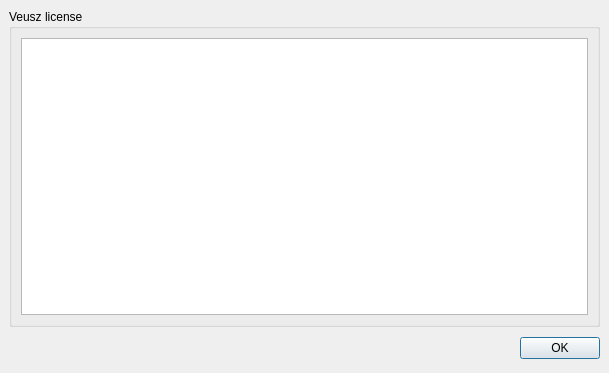
<ui version="4.0" >
 <class>LicenseDialog</class>
 <widget class="QDialog" name="LicenseDialog" >
  <property name="geometry" >
   <rect>
    <x>0</x>
    <y>0</y>
    <width>609</width>
    <height>373</height>
   </rect>
  </property>
  <property name="windowTitle" >
   <string>License - Veusz</string>
  </property>
  <layout class="QVBoxLayout" >
   <property name="margin" >
    <number>9</number>
   </property>
   <property name="spacing" >
    <number>6</number>
   </property>
   <item>
    <widget class="QGroupBox" name="groupBox" >
     <property name="title" >
      <string>Veusz license</string>
     </property>
     <layout class="QVBoxLayout" >
      <property name="margin" >
       <number>9</number>
      </property>
      <property name="spacing" >
       <number>6</number>
      </property>
      <item>
       <widget class="QTextEdit" name="licenseEdit" >
        <property name="lineWrapMode" >
         <enum>QTextEdit::NoWrap</enum>
        </property>
        <property name="readOnly" >
         <bool>true</bool>
        </property>
       </widget>
      </item>
     </layout>
    </widget>
   </item>
   <item>
    <layout class="QHBoxLayout" >
     <property name="margin" >
      <number>0</number>
     </property>
     <property name="spacing" >
      <number>6</number>
     </property>
     <item>
      <spacer>
       <property name="orientation" >
        <enum>Qt::Horizontal</enum>
       </property>
       <property name="sizeHint" >
        <size>
         <width>131</width>
         <height>31</height>
        </size>
       </property>
      </spacer>
     </item>
     <item>
      <widget class="QPushButton" name="okButton" >
       <property name="text" >
        <string>OK</string>
       </property>
      </widget>
     </item>
    </layout>
   </item>
  </layout>
 </widget>
 <resources/>
 <connections>
  <connection>
   <sender>okButton</sender>
   <signal>clicked()</signal>
   <receiver>LicenseDialog</receiver>
   <slot>accept()</slot>
   <hints>
    <hint type="sourcelabel" >
     <x>542</x>
     <y>347</y>
    </hint>
    <hint type="destinationlabel" >
     <x>294</x>
     <y>186</y>
    </hint>
   </hints>
  </connection>
 </connections>
</ui>
